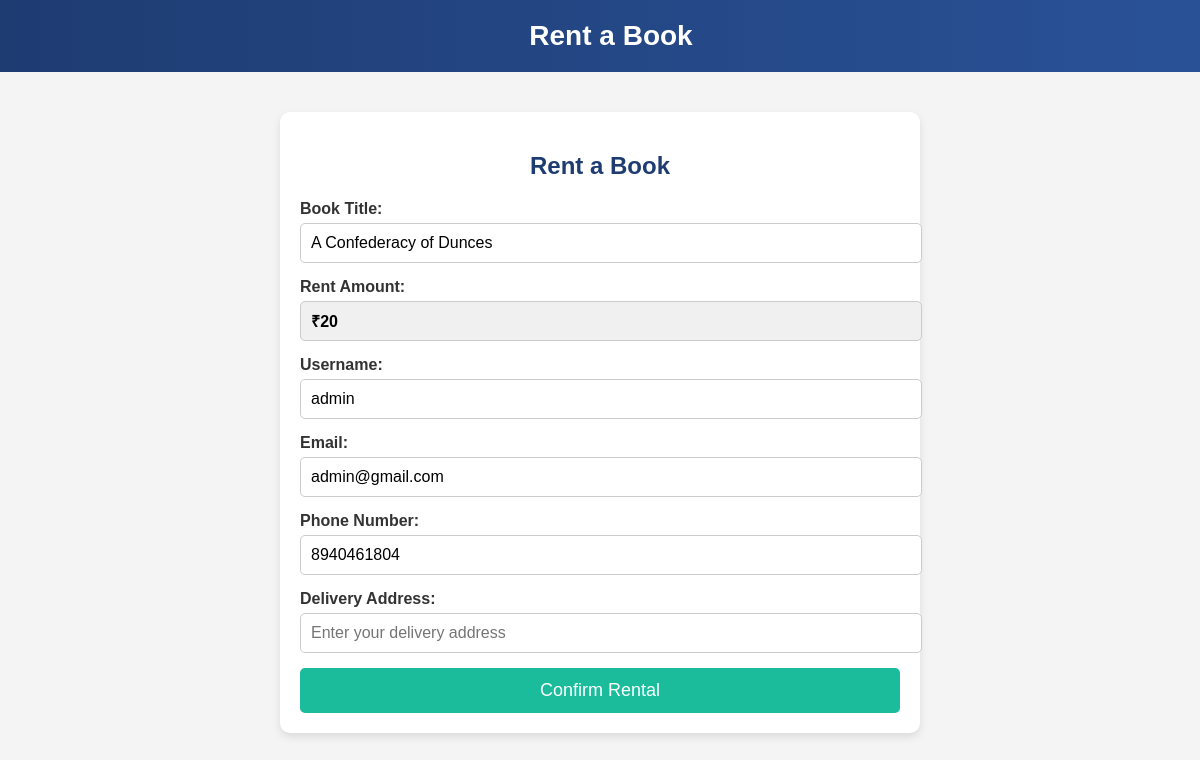
Screenshot of /book-renting.php?book_id=a-confederacy-of-dunces (signed in) with the database file from the repository.
### tables this page shows
CREATE TABLE `books` (
  `book_id` int(11) NOT NULL,
  `key_slug` varchar(255) NOT NULL,
  `title` varchar(255) NOT NULL,
  `author` varchar(255) NOT NULL,
  `description` text NOT NULL,
  `rent_amount` int(11) NOT NULL DEFAULT 20,
  `category` varchar(255) NOT NULL,
  `image` varchar(255) NOT NULL,
  `created_at` timestamp NOT NULL DEFAULT current_timestamp()
);

CREATE TABLE `users` (
  `user_id` int(11) NOT NULL,
  `username` varchar(50) NOT NULL,
  `email` varchar(100) NOT NULL,
  `password` varchar(255) NOT NULL,
  `created_at` timestamp NOT NULL DEFAULT current_timestamp(),
  `role` enum('user','admin') NOT NULL DEFAULT 'user',
  `phone_number` bigint(20) NOT NULL
);

### book-renting.php (the view, shortened to what this page needs)
<?php
include("db_connection.php");
$user_id = $_SESSION['user_id'];
$book_slug = $_GET['book_id'] ?? '';
$title = "";
$rent_amount = "";
$stmt = $conn->prepare("SELECT book_id, title, rent_amount FROM books WHERE key_slug = ?");
$stmt->bind_param("s", $book_slug);
$stmt->execute();
$book_result = $stmt->get_result();
if ($book_result->num_rows > 0) {
    $book = $book_result->fetch_assoc();
    $title = $book['title'];
    $rent_amount = $book['rent_amount'];
} else {
    echo "<script>alert('Book not found!'); window.location.href = 'book-images.php';</script>";
    exit();
}
$username = "";
$email = "";
$phone_number = "";
$user_stmt = $conn->prepare("SELECT username, email, phone_number FROM users WHERE user_id = ?");
$user_stmt->bind_param("i", $user_id);
$user_stmt->execute();
$user_result = $user_stmt->get_result();
if ($user_result->num_rows > 0) {
    $user = $user_result->fetch_assoc();
    $username = $user['username'];
    $email = $user['email'];
    $phone_number = $user['phone_number'];
}
?>
<!DOCTYPE html>
<html lang="en">
<head>
    <link rel="stylesheet" href="css/book-renting.css">
</head>
<body>
<header>
    <h1>Rent a Book</h1>
</header>
<div class="container">
    <section class="rent-book-form">
        <h2>Rent a Book</h2>
        <form method="POST" >
            <div class="form-group">
                <label for="book_title">Book Title:</label>
                <input type="text" name="book_title" id="book_title" value="<?php echo htmlspecialchars($title); ?>" readonly>
            </div>
            <div class="form-group">
                <label for="rent_amount">Rent Amount:</label>
                <input type="text" name="rent_amount" id="rent_amount" value="₹<?php echo htmlspecialchars($rent_amount); ?>" readonly>
            </div>
            <div class="form-group">
                <label for="username">Username:</label>
                <input type="text" name="username" value="<?php echo htmlspecialchars($username); ?>" readonly>
            </div>
            <div class="form-group">
                <label for="email">Email:</label>
                <input type="email" name="email" value="<?php echo htmlspecialchars($email); ?>" readonly>
            </div>
            <div class="form-group">
                <label for="phone_number">Phone Number:</label>
                <input type="text" name="phone_number" value="<?php echo htmlspecialchars($phone_number); ?>" readonly>
            </div>
            <div class="form-group">
                <label for="address">Delivery Address:</label>
                <input type="text" name="address" id="address" required placeholder="Enter your delivery address">
            </div>
            <button type="submit" name="rent_submit">Confirm Rental</button>
        </form>
    </section>
</div>
</body>
</html>

### css/book-renting.css (style rules this page uses)
body { font-family: 'Arial', sans-serif; margin: 0; padding: 0; background-color: #f4f4f4; }
header { text-align: center; background: linear-gradient(to right, #1e3c72, #2a5298); color: white; padding: 20px; width: 98.5%; }
header h1 { margin: 0; font-size: 28px; }
.container { max-width: 600px; background: white; padding: 20px; margin: 40px auto; border-radius: 10px; box-shadow: 0 4px 8px rgba(0, 0, 0, 0.1); }
.rent-book-form h2 { text-align: center; color: #1e3c72; font-size: 24px; margin-bottom: 20px; }
form { display: flex; flex-direction: column; }
label { font-size: 16px; font-weight: bold; margin-bottom: 5px; color: #333; text-align: left; display: block; }
input, select { width: 100%; padding: 10px; margin-bottom: 15px; border: 1px solid #ccc; border-radius: 5px; font-size: 16px; }
#rent_amount { background: #f0f0f0; font-weight: bold; }
button { background: #1abc9c; color: white; padding: 12px; font-size: 18px; border: none; border-radius: 5px; cursor: pointer; transition: 0.3s; }

### rows the page displays
books: book_title "A Confederacy of Dunces", rent_amount "₹20"
users: username "admin", email "admin@gmail.com", phone_number "8940461804"
